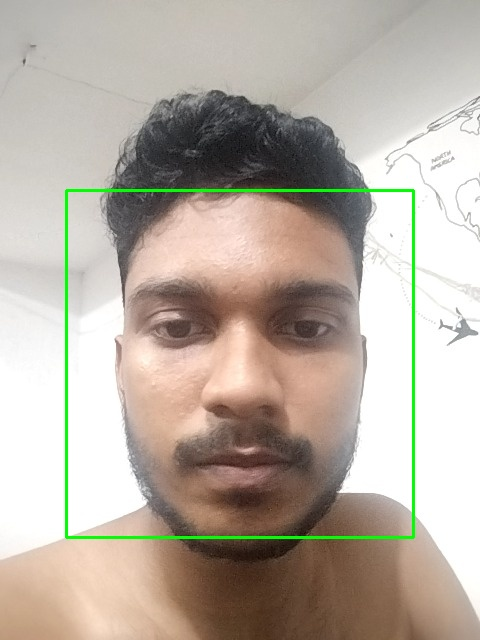
#> input picture received_image.jpg, 480 x 640 px, given in place of the camera
$ python datasets.py
#> lines starting #> are read from the running program, lines starting #| are printed output that depends on the picture; after the words box and inside, x2 and y2 are one past the last pixel; in counts of white or black regions, pixels touching at a corner belong together
import cv2
import numpy as np

cv2.face.LBPHFaceRecognizer_create()

# face_classifier = cv2.CascadeClassifier('C:/Users/DELL/AppData/Local/Programs/Python/Python311/Lib/site-packages/cv2/data/haarcascade_frontalface_default.xml')
face_classifier = cv2.CascadeClassifier("D:\Code\project\haz\env\Lib\site-packages\cv2\data\haarcascade_frontalface_default.xml")

def face_extractor(img):

    gray = cv2.cvtColor(img,cv2.COLOR_BGR2GRAY)
    faces = face_classifier.detectMultiScale(gray,1.3,5)

    if faces is():
        return None

    for(x,y,w,h) in faces:
        cropped_face = img[y:y+h, x:x+w]

    return cropped_face


cap = cv2.VideoCapture(0)
count = 0

while True:
    ret, frame = cap.read()
#> frame is the input picture: shape (640, 480, 3); mean B, G, R 164.2, 175.6, 185.2
    if face_extractor(frame) is not None:
#> in face_extractor, `gray = cv2.cvtColor(img,cv2.COLOR_BGR2GRAY)`:
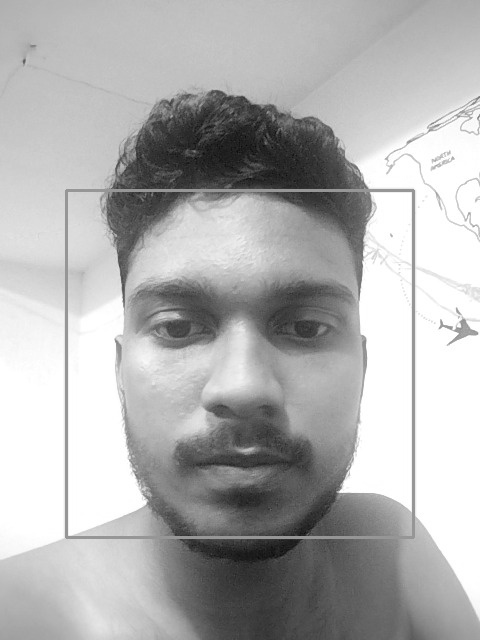
#> gray: shape (640, 480); min 8, max 255, mean 177.2
#> in face_extractor, `faces = face_classifier.detectMultiScale(gray,1.3,5)`: faces = [[67, 191, 344, 344]]
#> the loop in face_extractor, `for(x,y,w,h) in faces:` made 1 pass
#> pass 1, in face_extractor, `cropped_face = img[y:y+h, x:x+w]`:
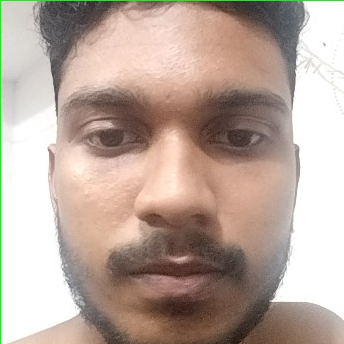
#> cropped_face: shape (344, 344, 3); mean B, G, R 157.2, 167.8, 186.5
        count+=1
#> count = 1
        face = cv2.resize(face_extractor(frame),(200,200))
#> the loop in face_extractor (call 2), `for(x,y,w,h) in faces:` made 1 pass
        face = cv2.cvtColor(face, cv2.COLOR_BGR2GRAY)
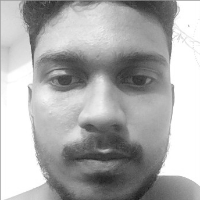
#> face: shape (200, 200); min 23, max 255, mean 172.1

        file_name_path = 'D:/DATAS/'+str(count)+'.jpg'
#> file_name_path = 'D:/DATAS/1.jpg'

        cv2.imwrite(file_name_path,face)

        cv2.putText(face,str(count),(50,50),cv2.FONT_HERSHEY_COMPLEX,1,(0,255,0),2)
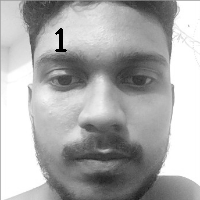
#> face: shape (200, 200); 0.31% of pixels changed, all inside (x1, y1, x2, y2) = (55, 28, 67, 52)
        cv2.imshow('Face Cropper',face)
    else:
        print("Face not found")
        pass

    if cv2.waitKey(1)==13 or count==100:
#> (key Esc is pressed here)
        break

cap.release()
cv2.destroyAllWindows()
print('Samples Colletion Completed ')
